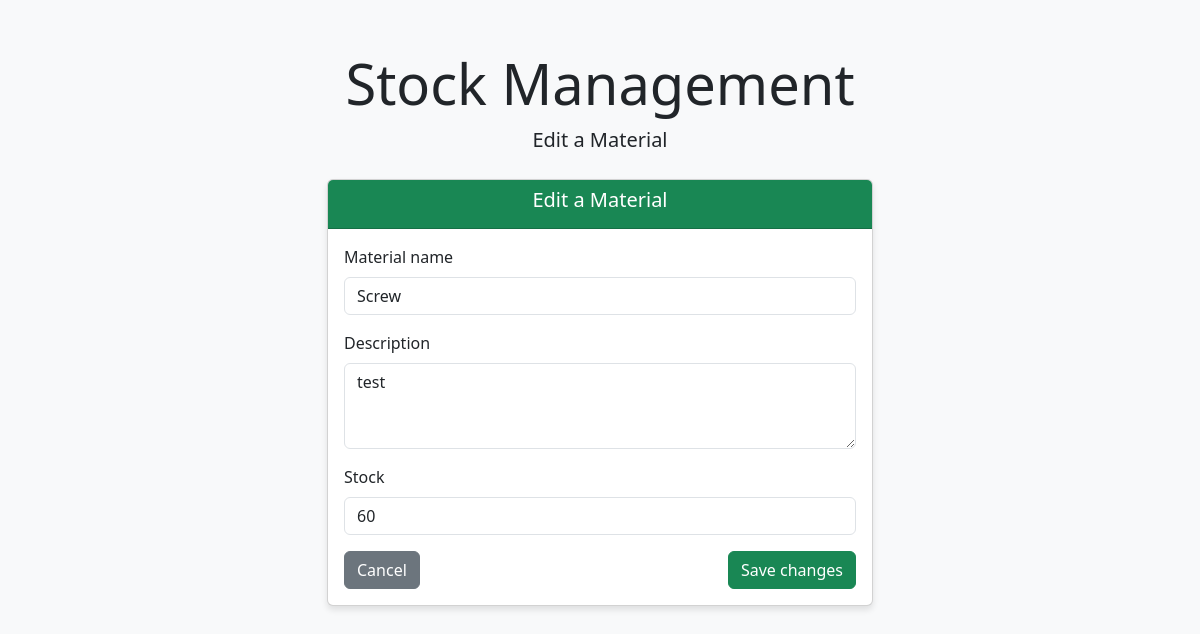
The app's page /material/1/edit with its own data.
### model/model.py (models this page shows, shortened)
class Material(Base):
    __tablename__ = 'materials'
    material_id = Column(Integer, primary_key=True)
    name = Column(String)
    description = Column(String)
    stock = Column(Integer)
    purchases = relationship("MaterialPurchase", back_populates="material", cascade="all, delete-orphan")
    products = relationship("ProductMaterial", back_populates="material", cascade="all, delete-orphan")

### app.py (the view, shortened to what this page needs)
@app.route('/material/<int:material_id>/edit', methods=['GET', 'POST'])
def edit_material(material_id):
    material_controller = MaterialController(session)
    material = material_controller.get_material(material_id)
    if not material:
        return "Material not found", 404
    return render_template('edit_material.html', material=material)

### controller/controller.py (called while the page is built)
    def get_material(self, material_id):
        return self.session.query(Material).filter_by(material_id=material_id).first()

### templates/edit_material.html (shortened to what this page needs)
<!DOCTYPE html>
<html lang="en">
<head>
    <link href="https://cdn.jsdelivr.net/npm/bootstrap@5.3.0/dist/css/bootstrap.min.css" rel="stylesheet">
</head>
<body>
    <div class="container">
        <div class="text-center mb-4">
            <h1 class="display-4">Stock Management</h1>
            <p class="lead">Edit a Material</p>
        </div>
        <div class="row justify-content-center">
            <div class="col-md-6">
                <div class="card">
                    <div class="card-header text-center bg-success text-white">
                        <h5>Edit a Material</h5>
                    </div>
                    <div class="card-body">
                        <form method="POST">
                            <div class="mb-3">
                                <label for="name" class="form-label">Material name</label>
                                <input type="text" class="form-control" id="name" name="name" value="{{material.name}}" required>
                            </div>
                            <div class="mb-3">
                                <label for="description" class="form-label">Description</label>
                                <textarea class="form-control" id="description" name="description" rows="3" required>{{material.description}}</textarea>
                            </div>
                            <div class="mb-3">
                                <label for="stock" class="form-label">Stock</label>
                                <input type="number" class="form-control" id="stock" name="stock" step="1" value="{{material.stock}}" required>
                            </div>
                            <div class="d-flex justify-content-between">
                                <a href="/materials" class="btn btn-secondary">Cancel</a>
                                <button type="submit" class="btn btn-success">Save changes</button>
                            </div>
                        </form>
                    </div>
                </div>
            </div>
        </div>
    </div>
</body>
</html>

### templates/edit_material.html (style rules this page uses)
body { background-color: #f8f9fa; }
.container { margin-top: 50px; }
.card { box-shadow: 0 4px 6px rgba(0, 0, 0, 0.1); }

### records on screen
Material: name "Screw", description "test", stock "60"
